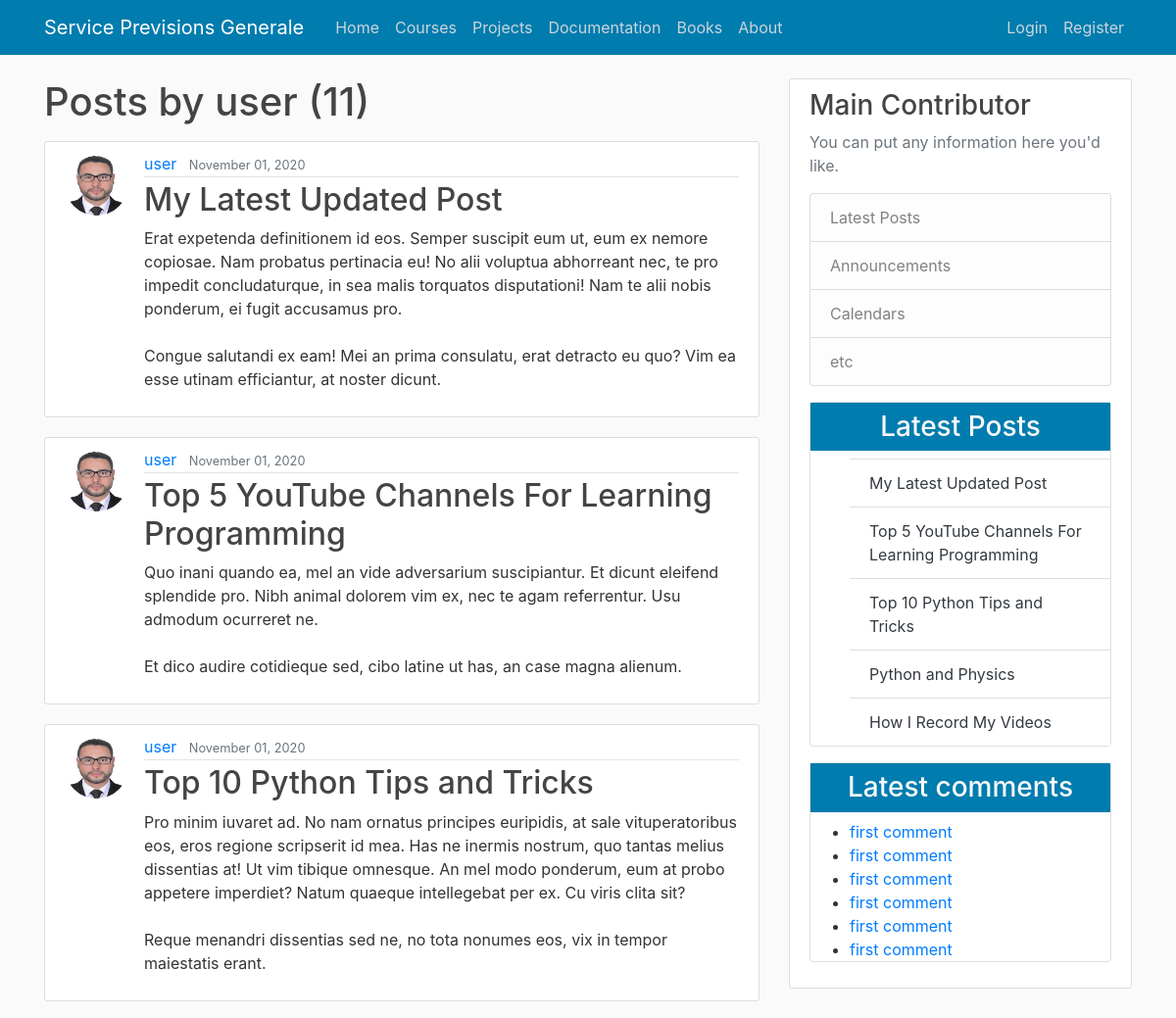
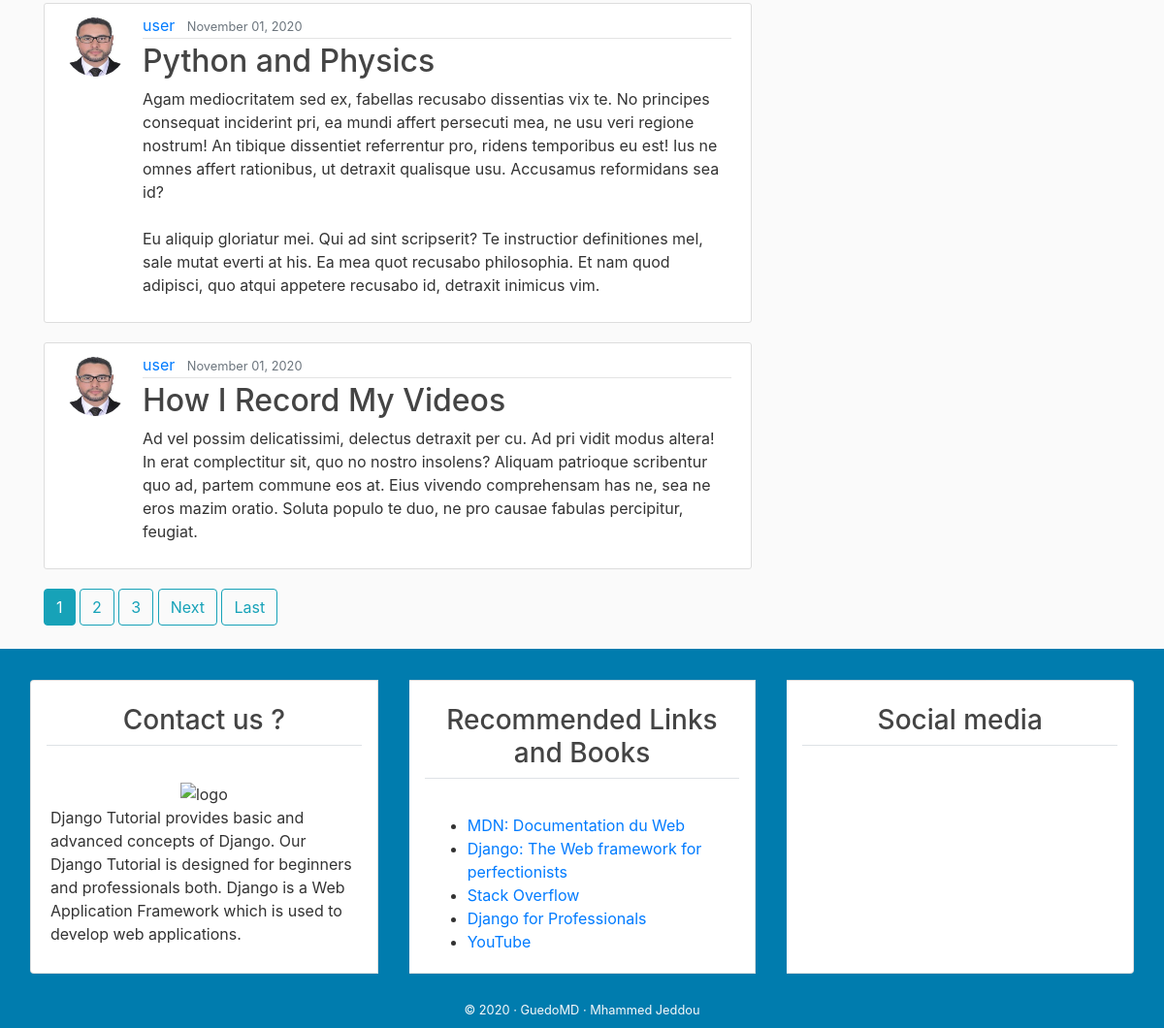
The app's page /user/user, older data (2 pictures, top to bottom).
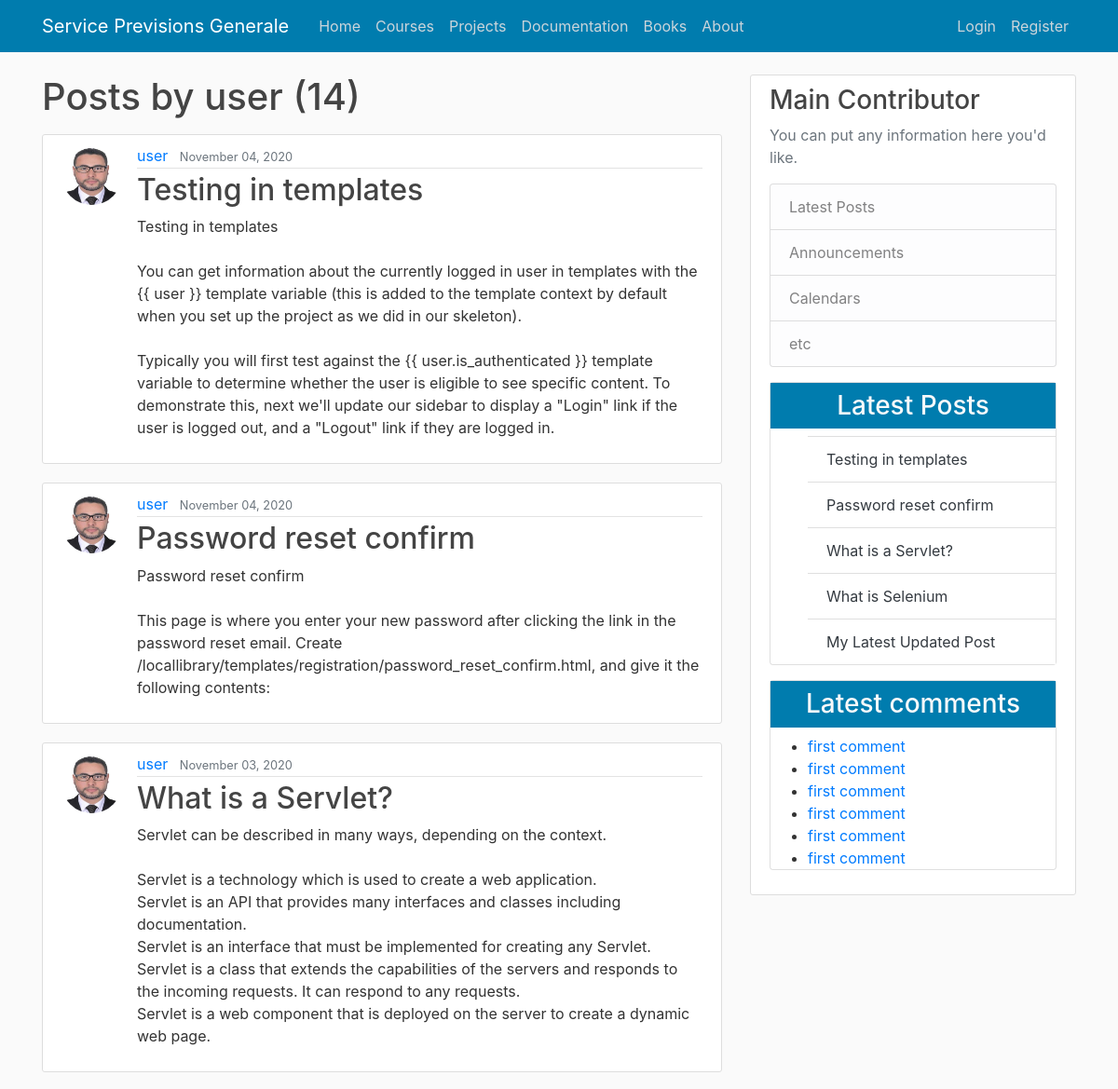
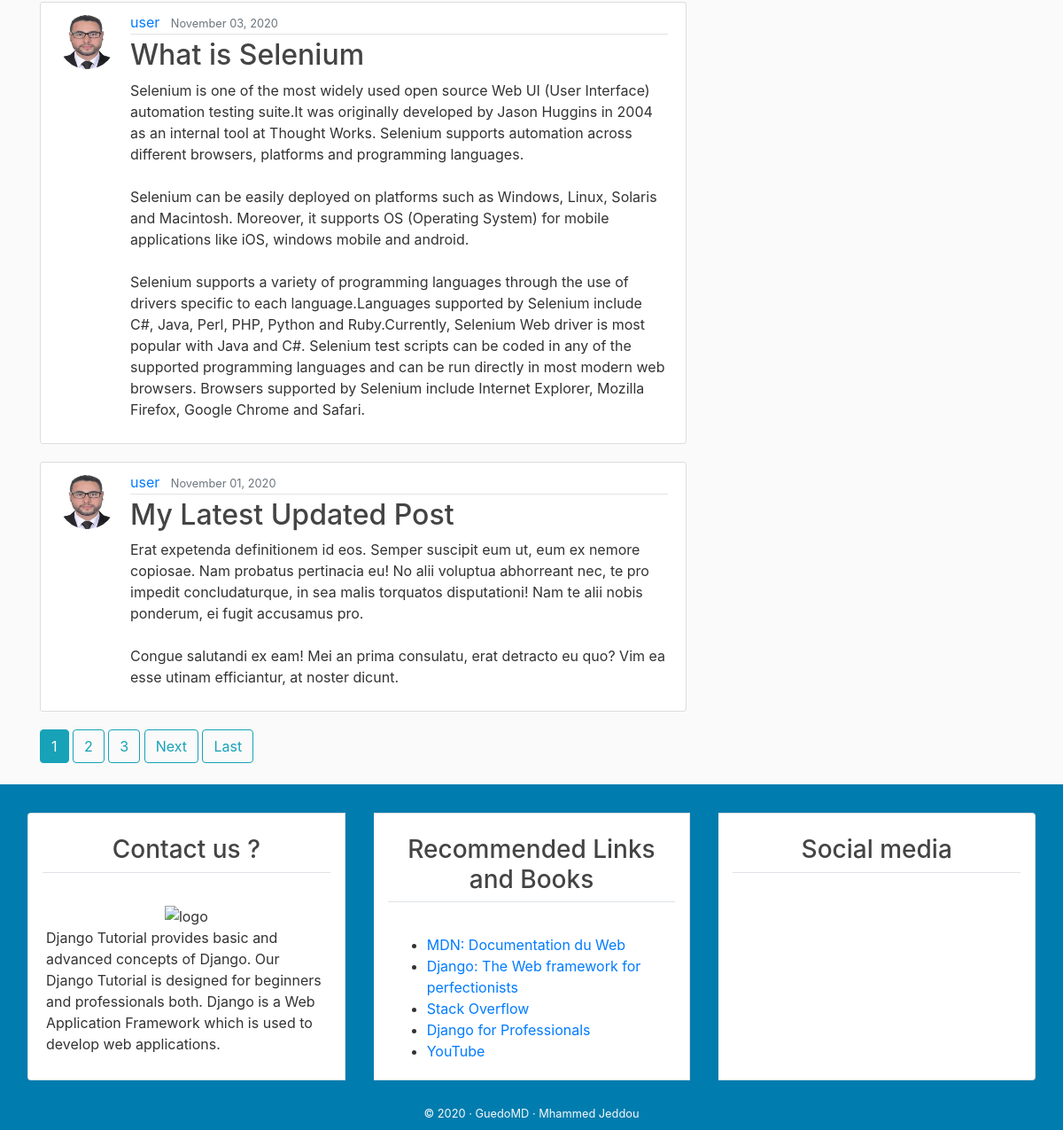
The same page, newer data (2 pictures, top to bottom).
### blog/models.py (models this page shows, shortened)
class Post(models.Model):
    title = models.CharField(max_length=100)
    content = models.TextField()
    date_posted = models.DateTimeField(default=timezone.now)
    author = models.ForeignKey(User, on_delete=models.CASCADE)

### users/models.py (models this page shows, shortened)
class Profile(models.Model):
    user = models.OneToOneField(User, on_delete=models.CASCADE)
    image = models.ImageField(default='default.jpg', upload_to='profile_pics')

### blog/views.py (the view)
# urls.py: path('user/<str:username>', UserPostListView.as_view(), name='user-posts'),
class UserPostListView(ListView):
    model = Post
    template_name = 'blog/user_posts.html'  # <app>/<model>_<viewtype>.html
    context_object_name = 'posts'
    paginate_by = 5
    def get_queryset(self):
        user = get_object_or_404(User, username=self.kwargs.get('username'))
        return Post.objects.filter(author=user).order_by('-date_posted')

### blog/templates/blog/user_posts.html (shortened to what this page needs)
{% extends "blog/base.html" %}
{% block content %}
    <h1 class="mb-3">Posts by {{ view.kwargs.username }} ({{ page_obj.paginator.count }})</h1>
    {% for post in posts %}
        <article class="media content-section">
          <img class="rounded-circle article-img" src="{{ post.author.profile.image.url }}">
          <div class="media-body">
            <div class="article-metadata">
              <a class="mr-2" href="{% url 'user-posts' post.author.username %}">{{ post.author }}</a>
              <small class="text-muted">{{ post.date_posted|date:"F d, Y" }}</small>
            </div>
            <h2><a class="article-title" href="{% url 'post-detail' post.id %}">{{ post.title }}</a></h2>
            <p class="article-content">{{ post.content }}</p>
          </div>
        </article>
    {% endfor %}
    {% if is_paginated %}
      {% for num in page_obj.paginator.page_range %}
        {% if page_obj.number == num %}
          <a class="btn btn-info mb-4" href="?page={{ num }}">{{ num }}</a>
        {% elif num > page_obj.number|add:'-3' and num < page_obj.number|add:'3' %}
          <a class="btn btn-outline-info mb-4" href="?page={{ num }}">{{ num }}</a>
        {% endif %}
      {% endfor %}
      {% if page_obj.has_next %}
        <a class="btn btn-outline-info mb-4" href="?page={{ page_obj.next_page_number }}">Next</a>
        <a class="btn btn-outline-info mb-4" href="?page={{ page_obj.paginator.num_pages }}">Last</a>
      {% endif %}
    {% endif %}
{% endblock content %}

### blog/templates/blog/latest_posts.html
<ul class="list-group-flush">
    {% for post  in posts  %}
      <a class="text-dark" href="#">
           <li class="list-group-item"> {{post.title}} </li>
        </a>
    {% endfor %}
</ul>

Row changes from the older to the newer data that the page shows:
no longer on this page (row unchanged): Post: author.profile.image (picture), author "user", date_posted "November 01, 2020", title "Top 5 YouTube Channels For Learning Programming", content "Quo inani quando ea, mel an vide adversarium suscipiantur. Et dicunt eleifend splendide pro. Nibh animal dolorem vim ex, nec te agam referrentur. Usu admodum ocurreret ne. Et dico audire cotidieque sed, cibo latine ut has, an case magna alienum."
no longer on this page (row unchanged): Post: author.profile.image (picture), author "user", date_posted "November 01, 2020", title "Top 10 Python Tips and Tricks", content "Pro minim iuvaret ad. No nam ornatus principes euripidis, at sale vituperatoribus eos, eros regione scripserit id mea. Has ne inermis nostrum, quo tantas melius dissentias at! Ut vim tibique omnesque. An mel modo ponderum, eum at probo appetere imperdiet? Natum quaeque intellegebat per ex. Cu viris clita sit? Reque menandri dissentias sed ne, no tota nonumes eos, vix in tempor maiestatis erant."
no longer on this page (row unchanged): Post: author.profile.image (picture), author "user", date_posted "November 01, 2020", title "Python and Physics", content "Agam mediocritatem sed ex, fabellas recusabo dissentias vix te. No principes consequat inciderint pri, ea mundi affert persecuti mea, ne usu veri regione nostrum! An tibique dissentiet referrentur pro, ridens temporibus eu est! Ius ne omnes affert rationibus, ut detraxit qualisque usu. Accusamus reformidans sea id? Eu aliquip gloriatur mei. Qui ad sint scripserit? Te instructior definitiones mel, sale mutat everti at his. Ea mea quot recusabo philosophia. Et nam quod adipisci, quo atqui appetere recusabo id, detraxit inimicus vim."
no longer on this page (row unchanged): Post: author.profile.image (picture), author "user", date_posted "November 01, 2020", title "How I Record My Videos", content "Ad vel possim delicatissimi, delectus detraxit per cu. Ad pri vidit modus altera! In erat complectitur sit, quo no nostro insolens? Aliquam patrioque scribentur quo ad, partem commune eos at. Eius vivendo comprehensam has ne, sea ne eros mazim oratio. Soluta populo te duo, ne pro causae fabulas percipitur, feugiat."
added Post: author.profile.image (picture), author "user", date_posted "November 04, 2020", title "Testing in templates", content "Testing in templates You can get information about the currently logged in user in templates with the {{ user }} template variable (this is added to the template context by default when you set up the project as we did in our skeleton). Typically you will first test against the {{ user.is_authenticated }} template variable to determine whether the user is eligible to see specific content. To demonstrate this, next we'll update our sidebar to display a \"Login\" link if the user is logged out, and a \"Logout\" link if they are logged in."
added Post: author.profile.image (picture), author "user", date_posted "November 04, 2020", title "Password reset confirm", content "Password reset confirm This page is where you enter your new password after clicking the link in the password reset email. Create /locallibrary/templates/registration/password_reset_confirm.html, and give it the following contents:"
added Post: author.profile.image (picture), author "user", date_posted "November 03, 2020", title "What is a Servlet?", content "Servlet can be described in many ways, depending on the context. Servlet is a technology which is used to create a web application. Servlet is an API that provides many interfaces and classes including documentation. Servlet is an interface that must be implemented for creating any Servlet. Servlet is a class that extends the capabilities of the servers and responds to the incoming requests. It can respond to any requests. Servlet is a web component that is deployed on the server to create a dynamic web page."
added Post: author.profile.image (picture), author "user", date_posted "November 03, 2020", title "What is Selenium", content "Selenium is one of the most widely used open source Web UI (User Interface) automation testing suite.It was originally developed by Jason Huggins in 2004 as an internal tool at Thought Works. Selenium supports automation across different browsers, platforms and programming languages. Selenium can be easily deployed on platforms such as Windows, Linux, Solaris and Macintosh. Moreover, it supports OS (Operating System) for mobile applications like iOS, windows mobile and android. Selenium supports a variety of programming languages through the use of drivers specific to each language.Languages supported by Selenium include C#, Java, Perl, PHP, Python and Ruby.Currently, Selenium Web driver is…"
Text that changed along with them:
{{ page_obj.paginator.count }}: "11" → "14"
